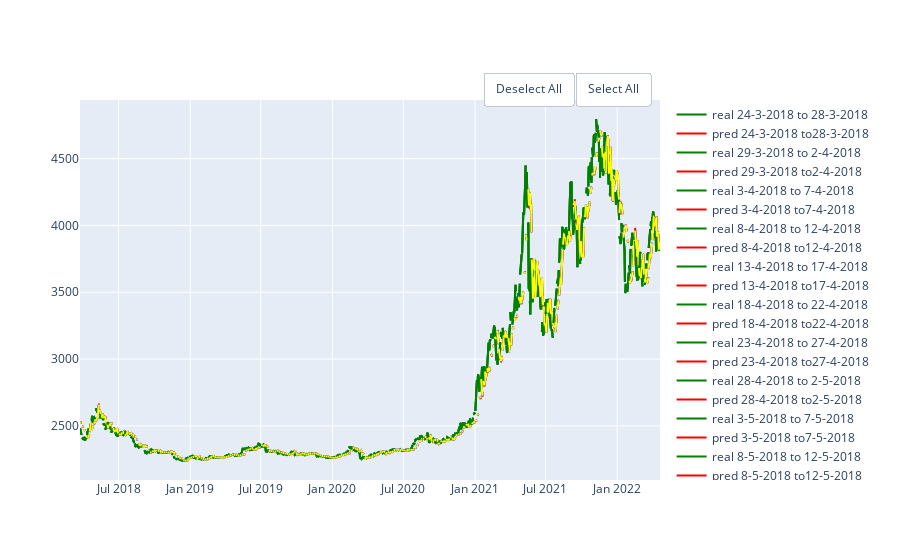

The cell this chart's notebook holds for it:
### Code cell
df = pd.DataFrame(columns = ['MAE', 'MSE', 'RMSE', 'R2'], index = ['300','2000', '3000'])
show_results(df, result, 'close',100, 5,rf_se, rf_se20, rf_se50)
